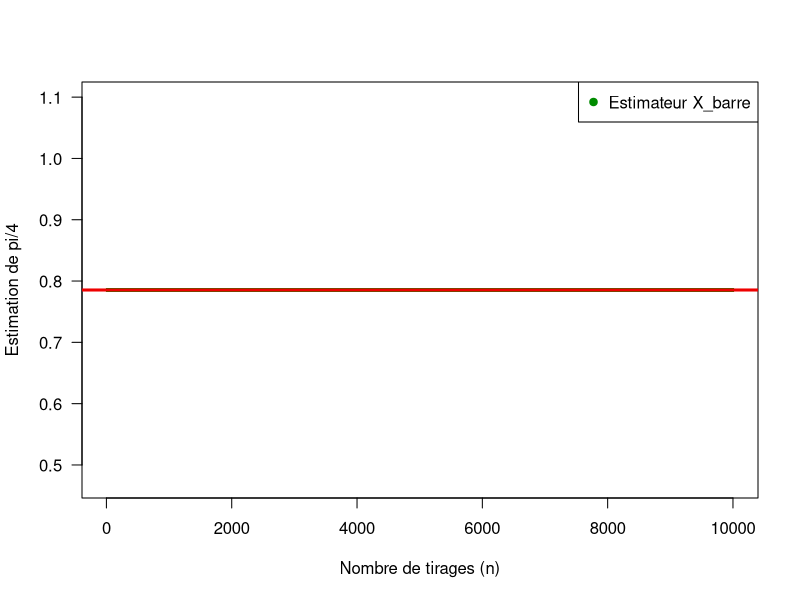

Generate this figure with R: (Note: this script raises an error after producing the figure.)
## ---- chunk 1
knitr::opts_chunk$set(echo = TRUE)
## ---- chunk 2
# nombre maximum de tirages 
set.seed(314159)
n <- 10000

# tirages de loi uniforme
# u <- to_change

# Definition de la moyenne empirique X_barre pour k tirages (k = 10,...,n)
# ligne à modifier (utiliser sapply)
x_barre <- rep(pi/4, length(10:n)) 

# plot des valeurs estimées pour tout k

plot(10:n, x_barre, pch = 19, 
     cex = .3, col = "green4",
     xlab = "Nombre de tirages (n)",
     ylab = "Estimation de pi/4", 
     las = 1)

legend(x = "topright", pch = 19, 
       col = c("green4"),
       legend = c("Estimateur X_barre"))

# valeur pi/4 en rouge
abline(h = pi/4, col = "red2", lwd = 3)
## ---- chunk 3
 # on simule la loi de Y à l'aide de tirage uniforme : y_star
 n = 10000
 v = runif(n)
 y_star = calcule_inv_G_aux_points_v

# histogramme et densité théorique 
 hist(y_star, prob = TRUE, col = "pink")
 curve(3 * sqrt( 1 - x )/2, from = 0, to = 1, col = "darkblue", add = TRUE, lwd = 3) 
## ---- chunk 4
n = 10000

## Commenter 
plot(10:n, x_barre, pch = 19, 
     cex = .3, col = "grey",
     xlab = "Nombre de tirages (n)",
     ylab = "Estimation de pi/4", 
     las = 1)


## les valeurs uniformes u[i] ont été calculées précédemment

## calculer \bar{Z}_k pour k = 10...n 
moyenne_partielle <- function(k) {
  (2/3)*mean(sqrt(2 - quelque_chose_a_remplacer^(2/3)))
}

z_barre <-  sapply(10:n, 
                   FUN = moyenne_partielle)

points(10:n, z_barre, pch = 19, 
     cex = .3, col = "red4",
     las = 1)

legend(x = "topright", pch = 19, 
       col = c("grey80", "red4"),
       legend = c("X_barre", "Z_barre"))

# valeur pi/4 en rouge
abline(h = pi/4, col = "red2", lwd = 1)
## ---- chunk 5
set.seed(314159)
z = (2/3)*sqrt(2 - runif(n = 1000)^(2/3))
estimation = mean(z)

# pi/4 = 0.7853982
estimation
## ---- chunk 6
n = 1000

# utiliser qnorm pour obtenir les quantiles de la loi normale 
a = estimation + quelque_chose
b = estimation + autre_chose

IC = c(a,b)
names(IC) = c("lower", "upper")

cat("Intervalle de confiance à 95% \n")
IC
